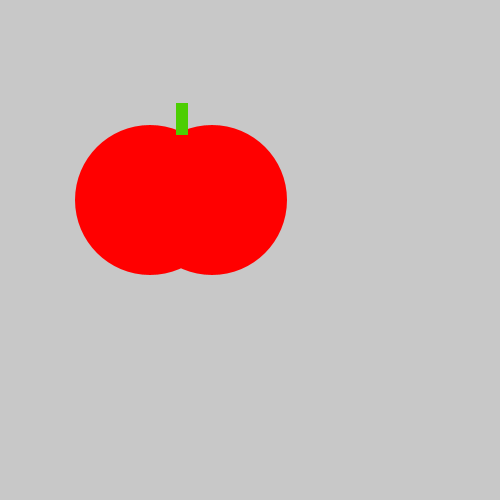
Frame 1 (no input)
Frame 60 (the mouse pressed at the canvas centre just before this capture): identical to frame 1, image omitted
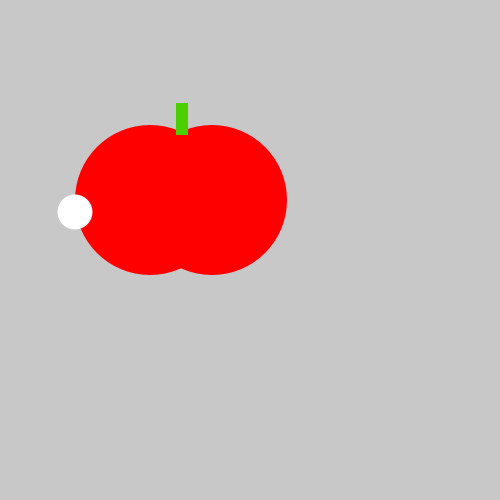
Frame 120 (the mouse held since frame 60 and released just before this capture)

The Processing sketch that drew these frames (run headless with seeded random() and noise(); from frame 60 on, the mouse is pressed at the canvas centre):

// Processing sketch: tasty_tomato
// ── tasty_tomato.pde
void setup() {
    size(500, 500);
}
void draw() {
    background(200, 200, 200);
    
    noStroke();
    fill(#FF0000);
    ellipse(150, 200, 150, 150);
    ellipse(212, 200, 150, 150);
    fill(#4CCE02);
    rect(176, 103, 12, 32);
    
    if(mousePressed) {
    noStroke();
    fill(#FFFFFF);
    ellipse(75,212,35,35);
    
    
    }
}
